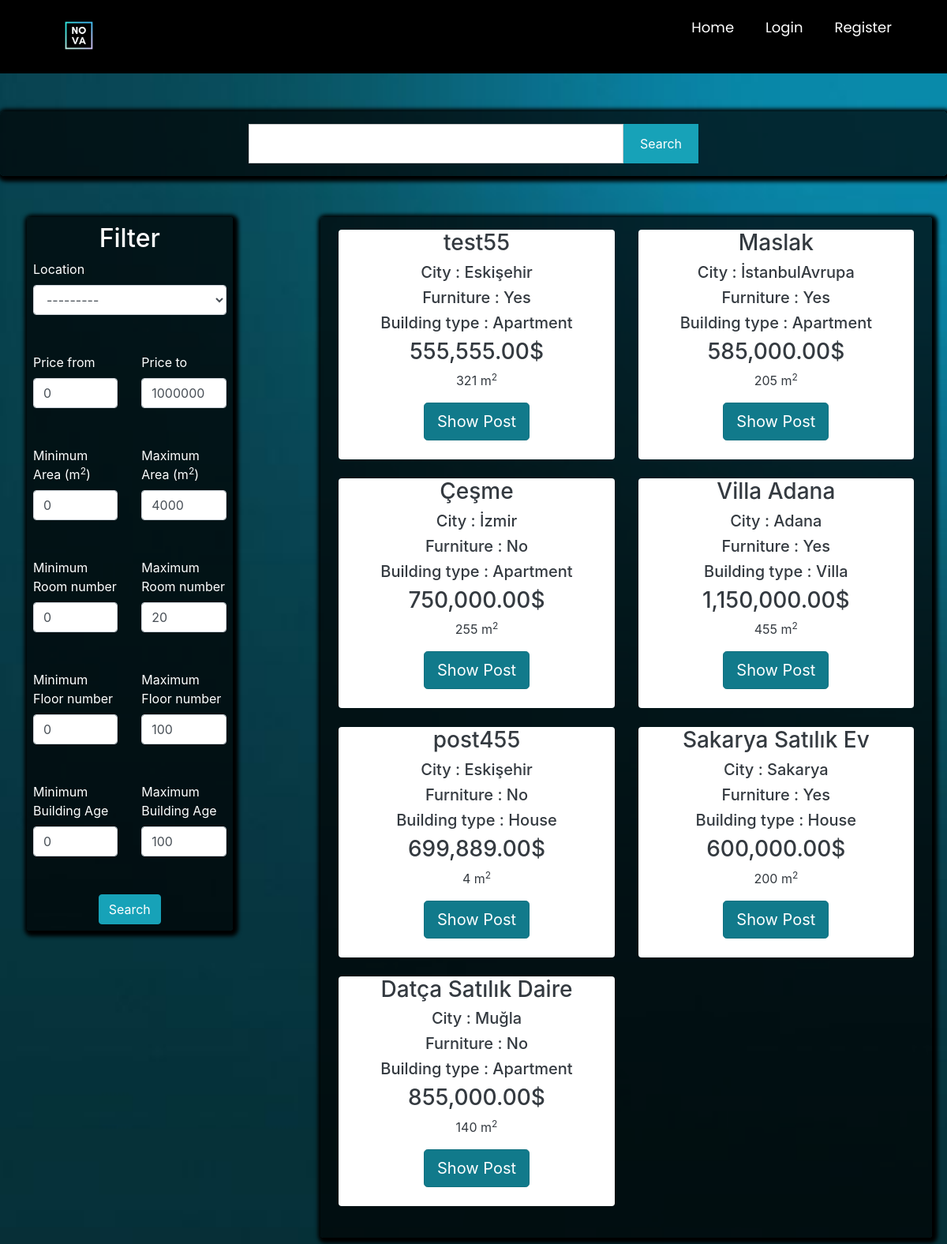
Screenshot of /postlistings/forsale with the database file from the repository.
### main/models.py (models this page shows, shortened)
class Post(models.Model):
    ouruser = models.ForeignKey(ourUser, null=True, on_delete=models.CASCADE)
    post_title = models.CharField(max_length=255,null=True)
    post_description = models.TextField()
    price = models.DecimalField(decimal_places=2 , max_digits=12)
    location = models.CharField(max_length=255,null=True,choices=city)
    postType = models.CharField(choices=RorS , max_length=50, null=True , default='For Sale')
    floor = models.DecimalField(decimal_places=0 , max_digits=3 ,null=True)
    building_age = models.DecimalField(decimal_places=0, max_digits=2 , null=True)
    area = models.DecimalField(decimal_places=0,max_digits=4 ,null=True)
    isFurniture = models.CharField(choices=Furniture ,null=True,max_length=50,default="No")
    building_type = models.CharField(choices=b_types ,null=True ,max_length=50)
    room = models.DecimalField(decimal_places=0 , max_digits=3 ,null=True)

### main/views.py (the view)
# urls.py: path('postlistings/<str:RoS>', views.postlistings, name="postlistings"),
def postlistings(request, RoS):
    if RoS == 'forsale':
        cu = Post.objects.all().filter(postType='For Sale')
    elif RoS == 'forrent':
        cu = Post.objects.all().filter(postType='For Rent')
    query = request.GET.get('query')
    price_from = request.GET.get('price_from', 0)
    price_to = request.GET.get('price_to', 1000000000)
    min_area = request.GET.get('min_area', 0)
    max_area = request.GET.get('max_area', 4000)
    min_age = request.GET.get('min_age', 0)
    max_age = request.GET.get('max_age', 100)
    min_room_num = request.GET.get('min_room_num', 0)
    max_room_num = request.GET.get('max_room_num', 20)
    min_floor_num = request.GET.get('min_floor_num', 0)
    max_floor_num = request.GET.get('max_floor_num', 100)
    if query != None:
        print("sadasdas")
        cu = cu.filter(Q(post_title__icontains=query) | Q(location__icontains=query) | Q(area__icontains=query) | Q(
            building_type__icontains=query))
    else:
        query = ""
    cu = cu.filter(price__gte=price_from).filter(price__lte=price_to)
    cu = cu.filter(area__gte=min_area).filter(area__lte=max_area)
    cu = cu.filter(building_age__gte=min_age).filter(building_age__lte=max_age)
    cu = cu.filter(room__gte=min_room_num).filter(room__lte=max_room_num)
    cu = cu.filter(floor__gte=min_floor_num).filter(floor__lte=max_floor_num)
    myFilter = PostFilter(request.GET, queryset=cu)
    cu = myFilter.qs
    context = {
        'cu': cu,
        'RoS': RoS,
        'price_from': price_from,
        'price_to': price_to,
        'min_area': min_area,
        'max_area': max_area,
        'min_age': min_age,
        'max_age': max_age,
        'min_room_num': min_room_num,
        'max_room_num': max_room_num,
        'min_floor_num': min_floor_num,
        'max_floor_num': max_floor_num,
        'myFilter': myFilter,
        'query': query,
    }
    return render(request, 'main/postlistings.html', context)

### main/templates/main/postlistings.html (shortened to what this page needs)
{% extends 'main/mainpage.html' %}
{% load widget_tweaks %}
{% load static %}
{% load humanize %}
{% block content %}
<head>
    <link rel="stylesheet" href="https://maxcdn.bootstrapcdn.com/bootstrap/4.0.0/css/bootstrap.min.css"
>
</head>
<form action="{% url 'postlistings' RoS %}" method="get">
    <section class="search-sec p-3 my-5">
        <div class="container">
                <div class="row justify-content-center text-white">
                    <div class="col-lg-12">
                        <div class="row justify-content-center">
                            <div class=" col-lg-5 col-md-5 col-sm-12 p-0">
                                <input type="text" name="query" class="form-control search-slt" value="{{ query }}">
                            </div>
                            <div class="col-lg-1 col-md-1 col-sm-12 p-0">
                                <button onclick="document.getElementById('primarybutton').click()" type="button" class="btn btn-info wrn-btn" id="uselessbutton">Search</button>
                            </div>
                        </div>
                    </div>
                </div>
        </div>
    </section>
<div class="container p-1 my-1 text-white rounded">
    <div class="row blog">
        <div class="col-md-3 ">
                <div class="rounded p-2"
                     style="background-color: rgba(0,0,0,0.7) ; box-shadow: 2px 2px 5px 5px #000000">
                    <center><h2 class="is-size-5">Filter</h2></center>
                    <div class="row">
                        <div class="col-md-12">
                            <label>Location</label>
                            <center>{% render_field myFilter.form.location class="form-control" %}</center>
                        </div>
                    </div>
                    <br><br>
                    <div class="row ">
                        <div class="col-md-6">
                            <label>Price from</label>
                            <input type="number" name="price_from" class="form-control" value="{{ price_from }}" min="0"
                                   max="1000000000" required>
                        </div>
                        <div class="col-md-6">
                            <label>Price to</label>
                            <input type="number" name="price_to" class="form-control" value="{{ price_to }}" min="0"
                                   max="1000000000" required>
                        </div>
                    </div>
                    <br><br>
                    <div class="row ">
                        <div class="col-md-6">
                            <label>Minimum Area (m<sup>2</sup>)</label>
                            <input type="number" name="min_area" class="form-control" value="{{ min_area }}" min="0"
                                   max="4000" required>
                        </div>
                        <div class="col-md-6">
                            <label>Maximum Area (m<sup>2</sup>)</label>
                            <input type="number" name="max_area" class="form-control" value="{{ max_area }}" min="0"
                                   max="4000" required>
                        </div>
                    </div><br><br>
                    <div class="row ">
                        <div class="col-md-6">
                            <label>Minimum Room number</label>
                            <input type="number" name="min_room_num" class="form-control" value="{{ min_room_num }}" min="0"
                                   max="20" required>
                        </div>
                        <div class="col-md-6">
                            <label>Maximum Room number</label>
                            <input type="number" name="max_room_num" class="form-control" value="{{ max_room_num }}" min="0"
                                   max="20" required>
                        </div>
                    </div>
                    <br><br>
                    <div class="row ">
                        <div class="col-md-6">
                            <label>Minimum Floor number</label>
                            <input type="number" name="min_floor_num" class="form-control" value="{{ min_floor_num }}" min="0"
                                   max="100" required>
                        </div>
                        <div class="col-md-6">
                            <label>Maximum Floor number</label>
                            <input type="number" name="max_floor_num" class="form-control" value="{{ max_floor_num }}" min="0"
                                   max="100" required>
                        </div>
                    </div>
                    <br><br>
                    <div class="row ">
                        <div class="col-md-6">
                            <label>Minimum Building Age </label>
                            <input type="number" name="min_age" class="form-control" value="{{ min_age }}" min="0"
                                   max="100" required>
                        </div>
                        <div class="col-md-6">
                            <label>Maximum Building Age </label>
                            <input type="number" name="max_age" class="form-control" value="{{ max_age }}" min="0"
                                   max="100" required>
                        </div>
                    </div>
                    <br><br>
                    <center>
                        <button class="btn btn-info" id="primarybutton">Search</button>
                    </center>
                </div>
        </div>
        <div class="col-md-1">
            <br>
        </div>
        <div class="col-md-8 rounded" style=" box-shadow: 2px 2px 5px 5px #000000;background-color: rgba(0,0,0,0.7)">
            <div class="row p-2 my-2">
                {% if cu %}
                {% for i in cu %}
                <div class="col-md-6 ">
                    <div class="container-fluid bg-white rounded text-dark" style="text-align:center;">
                        <h3>{{ i.post_title }}</h3>
                        <h5>City : {{ i.location }}</h5>
                        <h5>Furniture : {{ i.isFurniture }}</h5>
                        <h5>Building type : {{ i.building_type }}</h5>
                        <h3>{{ i.price|intcomma }}$</h3>
                        <p class="descroption">{{i.area}} m<sup>2</sup></p>
                        <a href="{% url 'product_details' i.id %}" class="btn btn-info btn-lg active" role="button"
                           aria-pressed="true">Show Post</a>
                        <br><br>
                    </div>
                    <br>
                </div>
                {% endfor %}
                {%else%}
                <h3>No related search results are available...</h3>
                {% endif %}
            </div>
        </div>
    </div>
</div>
</form>
{% endblock %}

### main/templates/main/postlistings.html (style rules this page uses)
.wrn-btn { width: 100%; font-size: 16px; font-weight: 400; text-transform: capitalize; height: calc(3rem + 2px) !important; border-radius:0; }
.search-sec { position: relative; background-color: rgba(0,0,0,0.7) !important; justify-content: center; box-shadow: 2px 2px 5px 5px #000000; border-radius: 5px; }
.search-slt { display: block; width: 100%; font-size: 0.875rem; line-height: 1.5; color: #55595c; background-color: #fff; background-image: none; border: 1px solid #ccc; height: calc(3rem + 2px) !important; border-radius:0; }

### main/templates/main/mainpage.html (style rules this page uses)
body.g { background-image: url('/static/images/wallpaper.jpg'); background-size: cover; background-repeat: no-repeat; background-attachment: fixed; }
.show, .icon, input { display: none; }

### rows the page displays
Post: post_title "test55", location "Eskişehir", isFurniture "Yes", building_type "Apartment", price "555,555.00", area "321"
Post: post_title "Maslak", location "İstanbulAvrupa", isFurniture "Yes", building_type "Apartment", price "585,000.00", area "205"
Post: post_title "Çeşme", location "İzmir", isFurniture "No", building_type "Apartment", price "750,000.00", area "255"
Post: post_title "Villa Adana", location "Adana", isFurniture "Yes", building_type "Villa", price "1,150,000.00", area "455"
Post: post_title "post455", location "Eskişehir", isFurniture "No", building_type "House", price "699,889.00", area "4"
Post: post_title "Sakarya Satılık Ev", location "Sakarya", isFurniture "Yes", building_type "House", price "600,000.00", area "200"
Post: post_title "Datça Satılık Daire", location "Muğla", isFurniture "No", building_type "Apartment", price "855,000.00", area "140"
